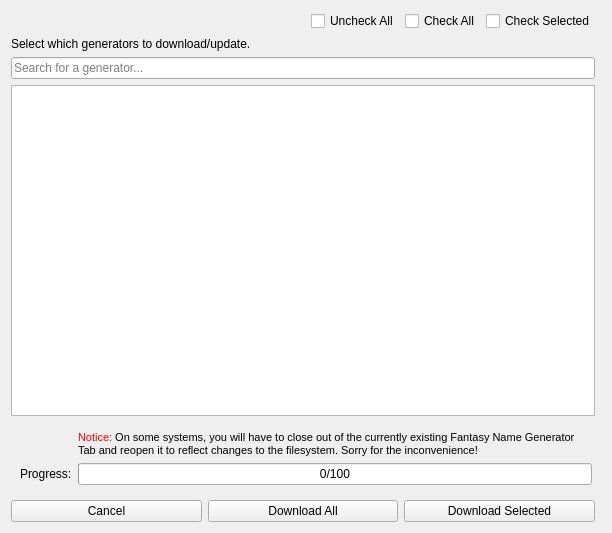
<?xml version="1.0" encoding="UTF-8"?>
<ui version="4.0">
 <class>FantasyNameGeneratorDownloadWidget</class>
 <widget class="QWidget" name="FantasyNameGeneratorDownloadWidget">
  <property name="geometry">
   <rect>
    <x>0</x>
    <y>0</y>
    <width>612</width>
    <height>533</height>
   </rect>
  </property>
  <property name="windowTitle">
   <string>FantasyNameGenerators.com Downloader</string>
  </property>
  <property name="windowIcon">
   <iconset resource="res.qrc">
    <normaloff>:/ui/imgs/logo.svg</normaloff>:/ui/imgs/logo.svg</iconset>
  </property>
  <layout class="QGridLayout" name="gridLayout">
   <item row="7" column="1" colspan="2">
    <widget class="QWidget" name="downloadWidget" native="true">
     <property name="enabled">
      <bool>true</bool>
     </property>
     <layout class="QGridLayout" name="gridLayout_2">
      <item row="1" column="3">
       <widget class="QProgressBar" name="downloadProgressBar">
        <property name="enabled">
         <bool>true</bool>
        </property>
        <property name="value">
         <number>0</number>
        </property>
        <property name="format">
         <string>%v/%m</string>
        </property>
       </widget>
      </item>
      <item row="1" column="0">
       <widget class="QLabel" name="label">
        <property name="enabled">
         <bool>true</bool>
        </property>
        <property name="text">
         <string>Progress:</string>
        </property>
       </widget>
      </item>
      <item row="0" column="3">
       <widget class="QLabel" name="label_3">
        <property name="font">
         <font>
          <pointsize>8</pointsize>
         </font>
        </property>
        <property name="text">
         <string>&lt;html&gt;&lt;head/&gt;&lt;body&gt;&lt;p&gt;&lt;span style=&quot; color:#ff0004;&quot;&gt;Notice:&lt;/span&gt; On some systems, you will have to close out of the currently existing Fantasy Name Generator Tab and reopen it to reflect changes to the filesystem. Sorry for the inconvenience!&lt;/p&gt;&lt;/body&gt;&lt;/html&gt;</string>
        </property>
        <property name="scaledContents">
         <bool>false</bool>
        </property>
        <property name="wordWrap">
         <bool>true</bool>
        </property>
       </widget>
      </item>
     </layout>
    </widget>
   </item>
   <item row="2" column="1">
    <layout class="QHBoxLayout" name="horizontalLayout_3">
     <item>
      <spacer name="horizontalSpacer_2">
       <property name="orientation">
        <enum>Qt::Orientation::Horizontal</enum>
       </property>
       <property name="sizeHint" stdset="0">
        <size>
         <width>40</width>
         <height>20</height>
        </size>
       </property>
      </spacer>
     </item>
     <item>
      <widget class="QCheckBox" name="unCheckAll">
       <property name="enabled">
        <bool>true</bool>
       </property>
       <property name="text">
        <string>Uncheck All</string>
       </property>
      </widget>
     </item>
     <item>
      <widget class="QCheckBox" name="checkAllCheckBox">
       <property name="text">
        <string>Check All</string>
       </property>
      </widget>
     </item>
     <item>
      <widget class="QCheckBox" name="checkSelectedCheckBox">
       <property name="text">
        <string>Check Selected</string>
       </property>
      </widget>
     </item>
    </layout>
   </item>
   <item row="8" column="1">
    <layout class="QHBoxLayout" name="horizontalLayout">
     <item>
      <widget class="QPushButton" name="cancelButton">
       <property name="text">
        <string>Cancel</string>
       </property>
      </widget>
     </item>
     <item>
      <widget class="QPushButton" name="downloadAllButton">
       <property name="text">
        <string>Download All</string>
       </property>
      </widget>
     </item>
     <item>
      <widget class="QPushButton" name="downloadSelectedButton">
       <property name="text">
        <string>Download Selected</string>
       </property>
      </widget>
     </item>
    </layout>
   </item>
   <item row="5" column="1">
    <widget class="QTreeWidget" name="treeWidget">
     <property name="selectionMode">
      <enum>QAbstractItemView::SelectionMode::ExtendedSelection</enum>
     </property>
     <property name="selectionBehavior">
      <enum>QAbstractItemView::SelectionBehavior::SelectItems</enum>
     </property>
     <attribute name="headerVisible">
      <bool>false</bool>
     </attribute>
     <column>
      <property name="text">
       <string notr="true">1</string>
      </property>
     </column>
    </widget>
   </item>
   <item row="3" column="1">
    <widget class="QLabel" name="label_2">
     <property name="text">
      <string>Select which generators to download/update.</string>
     </property>
    </widget>
   </item>
   <item row="4" column="1">
    <widget class="QLineEdit" name="lineEdit">
     <property name="text">
      <string/>
     </property>
     <property name="placeholderText">
      <string>Search for a generator...</string>
     </property>
    </widget>
   </item>
  </layout>
 </widget>
 <resources>
  <include location="res.qrc"/>
 </resources>
 <connections/>
</ui>
